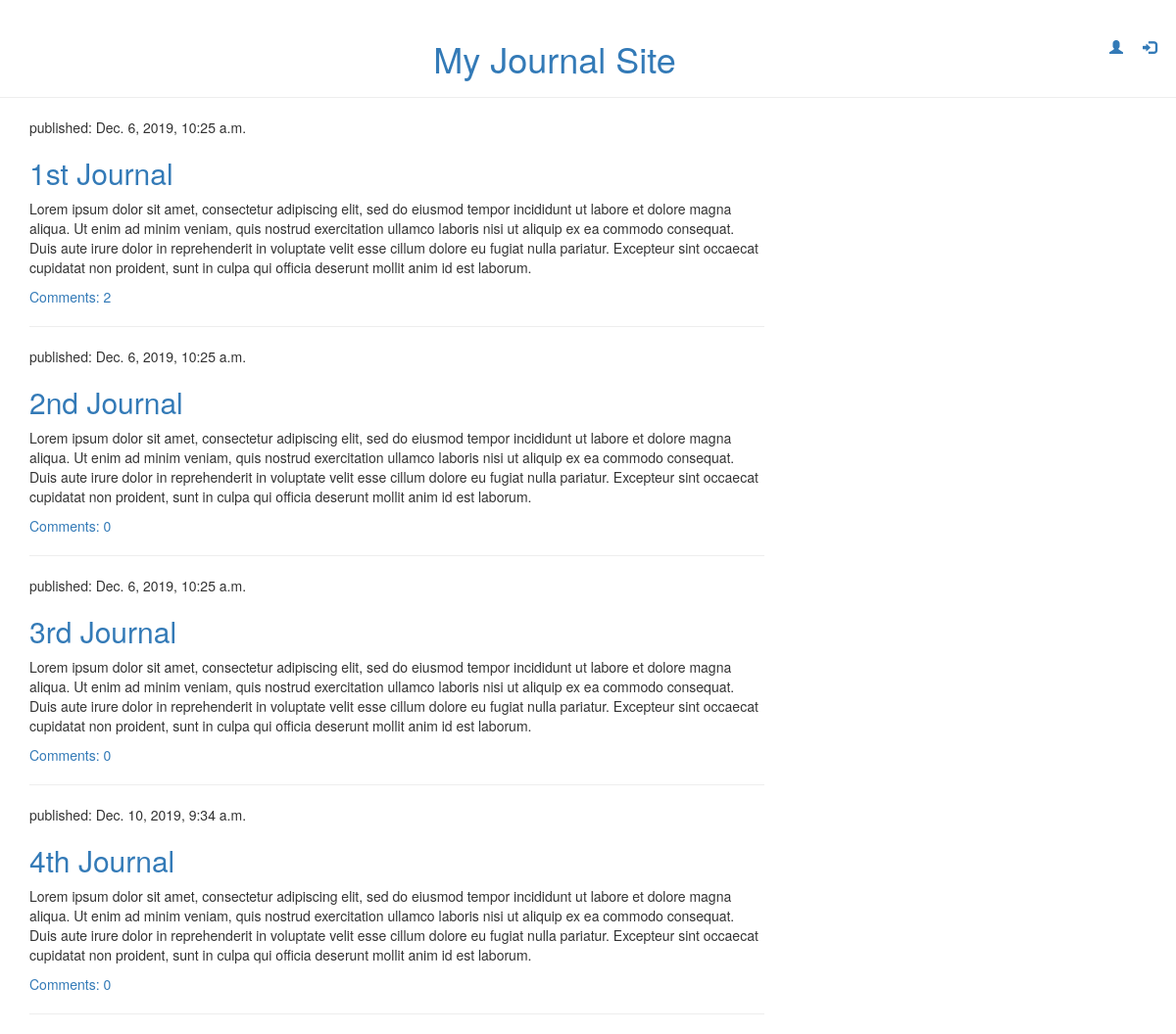
The page / on the database its author committed.
### journals/models.py (models this page shows, shortened)
class Journal(models.Model):
    author = models.ForeignKey(settings.AUTH_USER_MODEL, on_delete=models.CASCADE)
    title = models.CharField(blank=False, null=False, max_length=150)
    text = models.TextField(blank=True)
    created_datetime = models.DateTimeField(default=timezone.now)
    updated_datetime = models.DateTimeField(blank=True, null=True)

### journals/views.py (the view)
# urls.py: path('', views.index, name='index'),
def index(request):
    journals = Journal.objects.filter(updated_datetime__lte=timezone.now()).order_by('updated_datetime')
    return render(request, 'journals/index.html', {'journals':journals})

### journals/templates/journals/index.html
{% extends 'journals/base.html' %}
{% block content %}
    {% for journal in journals %}
        <div class="post">
            <div class="date">
                <p>published: {{ journal.updated_datetime }}</p>
            </div>
            <h2><a href="{% url 'journal_detail' pk=journal.pk %}">{{ journal.title }}</a></h2>
            <p>{{ journal.text|linebreaksbr }}</p>
            <a href="{% url 'journal_detail' pk=journal.pk %}">Comments: {{ journal.comments.count }}</a>
        </div>
        <hr>
    {% endfor %}
{% endblock%}

### rows shown on the page
Journal: updated_datetime "Dec. 6, 2019, 10:25 a.m.", title "1st Journal", text "Lorem ipsum dolor sit amet, consectetur adipiscing elit, sed do eiusmod tempor incididunt ut labore et dolore magna aliqua. Ut enim ad minim veniam, quis nostrud exercitation ullamco laboris nisi ut aliquip ex ea commodo consequat. Duis aute irure dolor in reprehenderit in voluptate velit esse cillum dolore eu fugiat nulla pariatur. Excepteur sint occaecat cupidatat non proident, sunt in culpa qui officia deserunt mollit anim id est laborum.", comments.count "2"
Journal: updated_datetime "Dec. 6, 2019, 10:25 a.m.", title "2nd Journal", text "Lorem ipsum dolor sit amet, consectetur adipiscing elit, sed do eiusmod tempor incididunt ut labore et dolore magna aliqua. Ut enim ad minim veniam, quis nostrud exercitation ullamco laboris nisi ut aliquip ex ea commodo consequat. Duis aute irure dolor in reprehenderit in voluptate velit esse cillum dolore eu fugiat nulla pariatur. Excepteur sint occaecat cupidatat non proident, sunt in culpa qui officia deserunt mollit anim id est laborum.", comments.count "0"
Journal: updated_datetime "Dec. 6, 2019, 10:25 a.m.", title "3rd Journal", text "Lorem ipsum dolor sit amet, consectetur adipiscing elit, sed do eiusmod tempor incididunt ut labore et dolore magna aliqua. Ut enim ad minim veniam, quis nostrud exercitation ullamco laboris nisi ut aliquip ex ea commodo consequat. Duis aute irure dolor in reprehenderit in voluptate velit esse cillum dolore eu fugiat nulla pariatur. Excepteur sint occaecat cupidatat non proident, sunt in culpa qui officia deserunt mollit anim id est laborum.", comments.count "0"
Journal: updated_datetime "Dec. 10, 2019, 9:34 a.m.", title "4th Journal", text "Lorem ipsum dolor sit amet, consectetur adipiscing elit, sed do eiusmod tempor incididunt ut labore et dolore magna aliqua. Ut enim ad minim veniam, quis nostrud exercitation ullamco laboris nisi ut aliquip ex ea commodo consequat. Duis aute irure dolor in reprehenderit in voluptate velit esse cillum dolore eu fugiat nulla pariatur. Excepteur sint occaecat cupidatat non proident, sunt in culpa qui officia deserunt mollit anim id est laborum.", comments.count "0"
